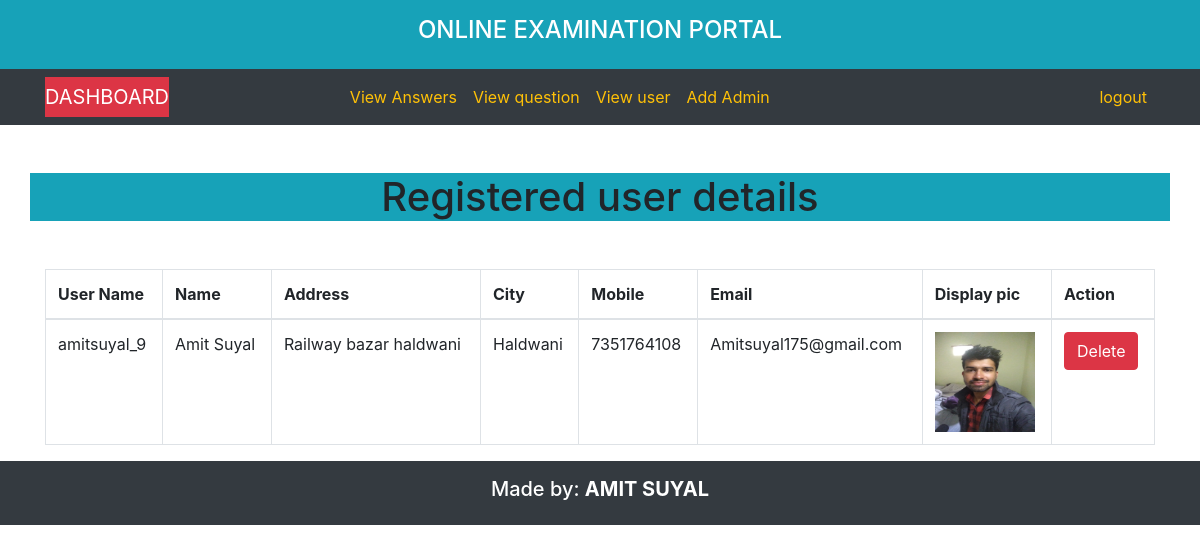
The page /viewuser.php (signed in) on the database its author committed.
### tables this page shows
CREATE TABLE `user_reg` (
  `user_name` varchar(100) NOT NULL,
  `password` varchar(100) NOT NULL,
  `name` varchar(100) NOT NULL,
  `address` varchar(500) NOT NULL,
  `city` varchar(100) NOT NULL,
  `mobile` varchar(20) NOT NULL,
  `email` varchar(50) NOT NULL,
  `imgupload` varchar(500) NOT NULL
);

### viewuser.php (the view, shortened to what this page needs)
<?php
include('header.php');
include('adminnav.php');
?>
<div class="container text-center mt-5 mb-5 bg-info">
	<h1>Registered user details</h1>
</div>
<div class="container table-responsive">
	<table class="table table-hover table-bordered">
		<thead>
		<th>User Name</th>
		<th>Name</th>
		<th>Address</th>
		<th>City</th>
		<th>Mobile</th>
		<th>Email</th>
		<th>Display pic</th>
		<th colspan="2">Action</th>
		</thead>
		<tbody>
			<?php
			$query="select user_name,name,address,city,mobile,email,imgupload from user_reg";
			$data=mysqli_query($con,$query);
			while($fetch=mysqli_fetch_assoc($data))
			{
			?>
			<tr>
				<td><?php echo $fetch['user_name']; ?></td>
				<td><?php echo $fetch['name']; ?></td>
				<td><?php echo $fetch['address']; ?></td>
				<td><?php echo $fetch['city']; ?></td>
				<td><?php echo $fetch['mobile']; ?></td>
				<td><?php echo $fetch['email']; ?></td>
				<td><img src="<?php echo $fetch['imgupload'];  ?>" style
					="height: 100px;width:100px;"></td>
					<td><a href="userdelete.php?userdelete=<?php echo $fetch['user_name']; ?>" class="btn btn-danger">Delete</a></td>
			</tr>
			<?php
		}
		?>
		</tbody>
	</table>
</div>
<?php
include('footer.php');
?>

### rows shown on the page
user_reg: user_name "amitsuyal_9", name "Amit Suyal", address "Railway bazar haldwani", city "Haldwani", mobile "7351764108", email "Amitsuyal175@gmail.com", imgupload (picture)
